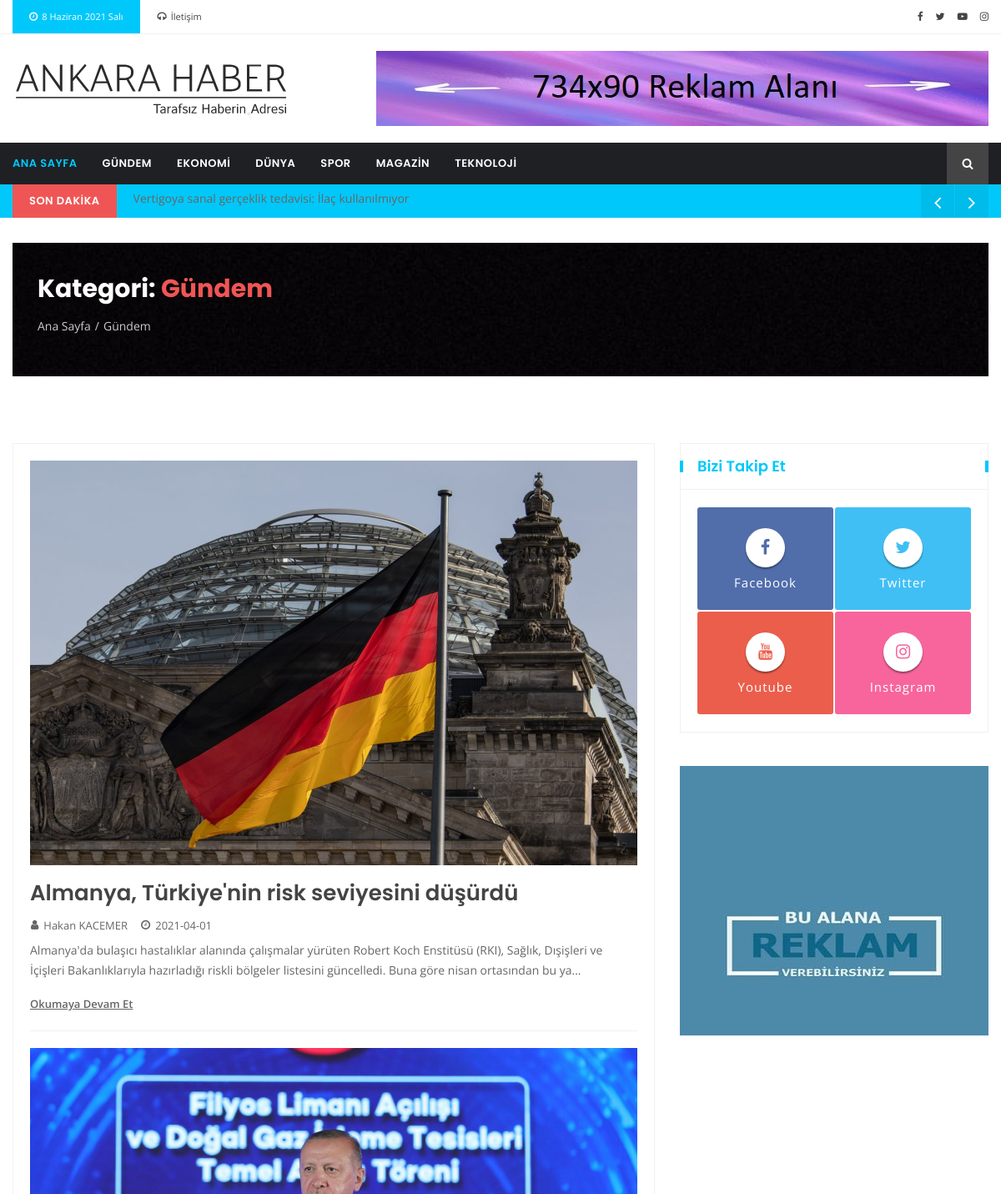
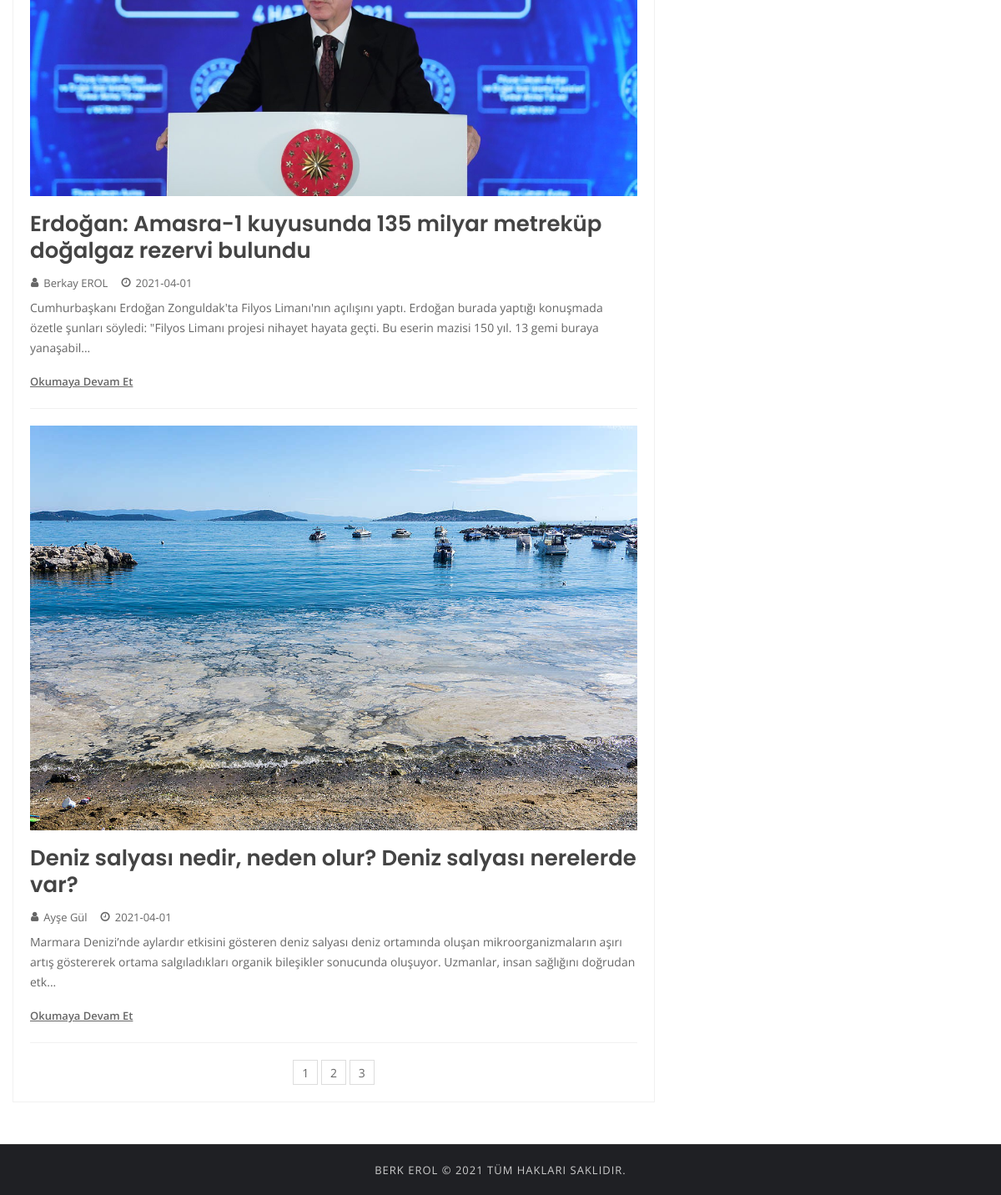
/haberdetay.php?kategori=1, run on the app's committed database (2 pictures, top to bottom).
### tables this page shows
CREATE TABLE `sosyalmedya` (
  `sosyalmedya_id` int(2) NOT NULL,
  `sosyalmedya_facebook` varchar(255) NOT NULL,
  `sosyalmedya_twitter` varchar(255) NOT NULL,
  `sosyalmedya_youtube` varchar(255) NOT NULL,
  `sosyalmedya_instagram` varchar(255) NOT NULL,
  `sosyalmedya_sira` int(2) NOT NULL
);

CREATE TABLE `kategori` (
  `kategori_id` int(11) NOT NULL,
  `kategori_isim` varchar(50) NOT NULL,
  `kategori_sira` int(11) NOT NULL
);

CREATE TABLE `icerik` (
  `icerik_id` int(11) NOT NULL,
  `kategori_id` int(11) NOT NULL,
  `icerik_baslik` varchar(255) NOT NULL,
  `icerik_resim` varchar(255) NOT NULL,
  `icerik_icerik` varchar(5000) NOT NULL,
  `icerik_yazar` varchar(100) NOT NULL,
  `icerik_tarih` date NOT NULL,
  `icerik_etiket` varchar(25) NOT NULL
);

### haberdetay.php (the view, shortened to what this page needs)
<?php include"header.php";
$kategori_id = $_GET['kategori'];
?>
    <div class="page-banner-section section mt-30 mb-30">
        <div class="container">
            <div class="row row-1">
        <?php $menusor = $db->prepare("SELECT * FROM kategori WHERE kategori_id='$kategori_id'");
        $menusor->execute();
        $menu = $menusor->fetch(PDO::FETCH_ASSOC);
        ?>
                <div class="col-12">
                    <div class="page-banner" style="background-image: url(img/bg/page-banner-politic.jpg)">
                        <h2>Kategori: <span class="category-politic"><?php echo $menu['kategori_isim']; ?></span></h2>
                        <ol class="page-breadcrumb">
                            <li><a href="index.php">Ana sayfa</a></li>
                            <li class="active"><?php echo $menu['kategori_isim']; ?></li>
                        </ol>
                    </div>
                </div>
            </div>
        </div>
    </div>
    <div class="post-section section mt-50">
        <div class="container">
            <div class="row">
                <div class="col-lg-8 col-12 mb-50">
                    <div class="post-block-wrapper">
                        <div class="body">
                            <div class="row">
                                <?php
                                $sayfada = 3;
                                $sorgu = $db->prepare("SELECT * FROM icerik WHERE kategori_id='$kategori_id'");
                                $sorgu->execute();
                                $toplam_form = $sorgu->rowCount();
                                $toplam_sayfa = ceil($toplam_form / $sayfada);
                                $sayfa = isset($_GET['sayfa']) ? (int)$_GET['sayfa'] : 1;
                                $limit = ($sayfa - 1) * $sayfada;
                                $iceriksor = $db->prepare("SELECT * FROM `icerik` WHERE kategori_id='$kategori_id' ORDER BY icerik_id DESC limit $limit, $sayfada");
                                $iceriksor->execute();
                                while ($icerik = $iceriksor->fetch(PDO::FETCH_ASSOC)) {
                                    ?>
                                <div class="post post-large politic-post post-separator-border col-12">
                                    <div class="post-wrap">
                                        <a class="image" href="icerikdetay.php?icerik=<?php echo $icerik['icerik_id'] ?>"><img src="<?php echo $icerik['icerik_resim'];  ?>" alt="post"></a>
                                        <div class="content">
                                            <h4 class="title"><a href="icerikdetay.php?icerik=<?php echo $icerik['icerik_id'] ?>"><?php echo $icerik['icerik_baslik']; ?></a></h4>
                                            <div class="meta fix">
                                                <a class="meta-item author"><i class="fa fa-user"></i><?php echo $icerik['icerik_yazar'];  ?></a>
                                                <span class="meta-item date"><i class="fa fa-clock-o"></i><?php echo $icerik['icerik_tarih'];  ?></span>
                                            </div>
                                            <p><?php echo substr($icerik['icerik_icerik'],0,250); ?>...</p>
                                            <a href="icerikdetay.php?icerik=<?php echo $icerik['icerik_id'] ?>" class="read-more">Okumaya devam et</a>
                                        </div>
                                    </div>
                                </div>
                                    <?php } ?>
                                <div class="page-pagination text-center col-12">
                                    <ul>
                                        <?php
                                        $s=0;
                                        while ($s < $toplam_sayfa) { $s++ ?>
                                            <?php if ($s==$sayfa) { ?>
                                                <li class="active"><a href="haberdetay.php?kategori=<?php echo $kategori_id; ?>&sayfa=<?php echo $s; ?>"><?php echo $s; ?></a></li>
                                            <?php } else { ?>
                                                <li><a href="haberdetay.php?kategori=<?php echo $kategori_id; ?>&sayfa=<?php echo $s; ?>"><?php echo $s; ?></a></li>
                                            <?php } } ?>
                                    </ul>
                                </div>
                            </div>
                        </div>
                    </div>
                </div>
                <div class="col-lg-4 col-12 mb-50">
                    <div class="row">
                        <div class="single-sidebar col-lg-12 col-md-6 col-12">
                            <div class="sidebar-block-wrapper">
                                <div class="head feature-head">
                                    <h4 class="title">Bizi Takip Et</h4>
                                </div>
                                <div class="body">
                                    <?php $sosyalmedyasor = $db->prepare("SELECT * FROM sosyalmedya");
                                    $sosyalmedyasor->execute();
                                    while ($sosyalmedya = $sosyalmedyasor->fetch(PDO::FETCH_ASSOC))
                                    { ?>
                                        <div class="sidebar-social-follow">
                                            <div>
                                                <a href="<?php echo $sosyalmedya['sosyalmedya_facebook']; ?>" target="_blank" class="facebook">
                                                    <i class="fa fa-facebook"></i>
                                                    <span>Facebook</span>
                                                </a>
                                            </div>
                                            <div>
                                                <a href="<?php echo $sosyalmedya['sosyalmedya_twitter']; ?>" target="_blank" class="twitter">
                                                    <i class="fa fa-twitter"></i>
                                                    <span>Twitter</span>
                                                </a>
                                            </div>
                                            <div>
                                                <a href="<?php echo $sosyalmedya['sosyalmedya_youtube']; ?>" target="_blank" class="google-plus">
                                                    <i class="fa fa-youtube"></i>
                                                    <span>Youtube</span>
                                                </a>
                                            </div>
                                            <div>
                                                <a href="<?php echo $sosyalmedya['sosyalmedya_instagram']; ?>" target="_blank" class="dribbble">
                                                    <i class="fa fa-instagram"></i>
                                                    <span>Instagram</span>
                                                </a>
                                            </div>
                                        </div>
                                    <?php } ?>
                                </div>
                            </div>
                        </div>
                        <div class="single-sidebar col-lg-12 col-md-6 col-12">
                            <a href="#" class="sidebar-banner"><img src="img/banner/sidebar-banner-1.jpg" alt="Sidebar Banner"></a>
                        </div>
                </div>
            </div>
        </div>
    </div>
<?php include"footer.php"; ?>

### header.php (shortened to what this page needs)
<?php
include "yonetim/inc/dbconnect.php";
?>
<!doctype html>
<html class="no-js" lang="tr">
<head>
    <link rel="stylesheet" href="css/bootstrap.min.css">
    <link rel="stylesheet" href="css/font-awesome.min.css">
    <link rel="stylesheet" href="css/plugins.css">
    <link rel="stylesheet" href="css/ycp.css">
    <link rel="stylesheet" href="style.css">
</head>
<body>
<div id="main-wrapper">
    <div class="header-top section">
        <div class="container">
            <div class="row">
                <div class="header-top-links col-md-9 col-6">
                    <ul class="header-links">
                        <?php $gunler = array(
                            'Pazartesi',
                            'Salı',
                            'Çarşamba',
                            'Perşembe',
                            'Cuma',
                            'Cumartesi',
                            'Pazar'
                        );
                        $aylar = array(
                            'Ocak',
                            'Şubat',
                            'Mart',
                            'Nisan',
                            'Mayıs',
                            'Haziran',
                            'Temmuz',
                            'Ağustos',
                            'Eylül',
                            'Ekim',
                            'Kasım',
                            'Aralık'
                        );
                        $ay = $aylar[date('m') - 1];
                        $gun = $gunler[date('N') - 1];?>
                        <li class="disabled block d-none d-md-block"><a href="#"><i class="fa fa-clock-o"></i><?php echo date('j ') . $ay . date(' Y ') . $gun . date('');?></a> </li>
                        <li><a href="iletisim.php"><i class="fa fa-headphones"></i>İletişim</a></li>
                    </ul>
                </div>
                <div class="header-top-social col-md-3 col-6">
                    <div class="header-social">
                        <?php $sosyalmedyasor = $db->prepare("SELECT * FROM sosyalmedya");
                        $sosyalmedyasor->execute();
                        while ($sosyalmedya = $sosyalmedyasor->fetch(PDO::FETCH_ASSOC))
                        { ?>
                        <a target="_blank" href="<?php echo $sosyalmedya['sosyalmedya_facebook']; ?>"><i class="fa fa-facebook"></i></a>
                        <a target="_blank" href="<?php echo $sosyalmedya['sosyalmedya_twitter']; ?>"><i class="fa fa-twitter"></i></a>
                        <a target="_blank" href="<?php echo $sosyalmedya['sosyalmedya_youtube']; ?>"><i class="fa fa-youtube-play"></i></a>
                        <a target="_blank" href="<?php echo $sosyalmedya['sosyalmedya_instagram']; ?>"><i class="fa fa-instagram"></i></a>
                        <?php } ?>
                    </div>
                </div>
            </div>
        </div>
    </div>
    <div class="header-section section">
        <div class="container">
            <div class="row align-items-center">
                <div class="header-logo col-md-4 d-none d-md-block">
                    <a href="index.php" class="logo"><img src="img/logo.png" alt="Logo"></a>
                </div>
                <div class="header-banner col-md-8 col-12">
                    <div class="banner"><a href="#"><img src="img/banner/header-banner-1.png" alt="Header Banner"></a></div>
                </div>
            </div>
        </div>
    </div>
    <div class="menu-section section bg-dark">
        <div class="container">
            <div class="row">
                <div class="col-12">
                    <div class="menu-section-wrap">
                        <div class="main-menu float-left d-none d-md-block">
                            <nav>
                                <ul>
                                            <li class="active"><a href="index.php">Ana Sayfa</a></li>
                                    <?php $menusor = $db->prepare("SELECT * FROM kategori");
                                    $menusor->execute();
                                    while ($menu = $menusor->fetch(PDO::FETCH_ASSOC))
                                    { ?>
                                    <li><a href="haberdetay.php?kategori=<?php echo $menu['kategori_id'] ?>"><?php echo $menu['kategori_isim']; ?></a></li>
                                    <?php } ?>
                                </ul>
                            </nav>
                        </div>
                        <div class="header-search float-right">
                            <button class="header-search-toggle"><i class="fa fa-search"></i></button>
                        </div>
                    </div>
                </div>
            </div>
        </div>
    </div>
    <div class="breaking-news-section section">
        <div class="container">
            <div class="row">
                <div class="col-12">
                    <div class="breaking-news-wrapper">
                        <h5 class="breaking-news-title float-left">Son Dakika</h5>
                        <ul class="breaking-news-ticker float-left">
                            <?php
                            include "sondakika.php";
                            ?>
                        </ul>
                        <div class="breaking-news-nav">
                            <button class="news-ticker-prev"><i class="fa fa-angle-left"></i></button>
                            <button class="news-ticker-next"><i class="fa fa-angle-right"></i></button>
                        </div>
                    </div>
                </div>
            </div>
        </div>
    </div>

### sondakika.php (shortened to what this page needs)
<?php
$iceriksor = $db->prepare("SELECT * FROM `icerik` WHERE kategori_id=6 ORDER BY icerik_id DESC LIMIT 1");
$iceriksor->execute();
while($icerik = $iceriksor->fetch(PDO::FETCH_ASSOC))
{?>
    <li><?php echo $icerik['icerik_baslik'] ?></li>
<?php } ?>
<?php
$iceriksor = $db->prepare("SELECT * FROM `icerik` WHERE kategori_id=4 ORDER BY icerik_id DESC LIMIT 1");
$iceriksor->execute();
while($icerik = $iceriksor->fetch(PDO::FETCH_ASSOC))
{?>
    <li><?php echo $icerik['icerik_baslik'] ?></li>
<?php } ?>

### data on the page
kategori: kategori_isim "GÜNDEM", kategori_isim "Gündem"
kategori: kategori_isim "EKONOMI"
kategori: kategori_isim "DÜNYA"
kategori: kategori_isim "SPOR"
kategori: kategori_isim "MAGAZIN"
kategori: kategori_isim "TEKNOLOJI"
icerik: icerik_baslik "Vertigoya sanal gerçeklik tedavisi: İlaç kullanılmıyor"
icerik: icerik_resim (picture), icerik_baslik "Almanya, Türkiye'nin risk seviyesini düşürdü", icerik_yazar "Hakan KACEMER", icerik_tarih "2021-04-01", icerik_icerik "Almanya'da bulaşıcı hastalıklar alanında çalışmalar yürüten Robert Koch Enstitüsü (RKI), Sağlık, Dışişleri ve İçişleri Bakanlıklarıyla hazırladığı riskli bölgeler listesini güncelledi. Buna göre nisan ortasından bu ya"
icerik: icerik_resim (picture), icerik_baslik "Erdoğan: Amasra-1 kuyusunda 135 milyar metreküp doğalgaz rezervi bulundu", icerik_yazar "Berkay EROL", icerik_tarih "2021-04-01", icerik_icerik "Cumhurbaşkanı Erdoğan Zonguldak'ta Filyos Limanı'nın açılışını yaptı. Erdoğan burada yaptığı konuşmada özetle şunları söyledi: \"Filyos Limanı projesi nihayet hayata geçti. Bu eserin mazisi 150 yıl. 13 gemi buraya yanaşabil"
icerik: icerik_resim (picture), icerik_baslik "Deniz salyası nedir, neden olur? Deniz salyası nerelerde var?", icerik_yazar "Ayşe Gül", icerik_tarih "2021-04-01", icerik_icerik "Marmara Denizi’nde aylardır etkisini gösteren deniz salyası deniz ortamında oluşan mikroorganizmaların aşırı artış göstererek ortama salgıladıkları organik bileşikler sonucunda oluşuyor. Uzmanlar, insan sağlığını doğrudan etk"
